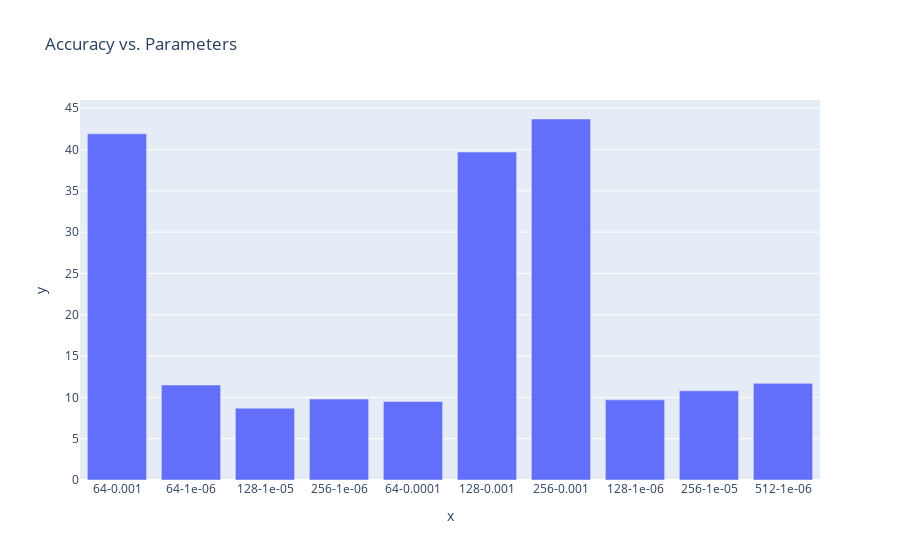

This figure's notebook cell:
### Code cell
px.bar(x=x_values, y=obj_list, title="Accuracy vs. Parameters")

### Figure 1 — Plotly figure (JSON) as saved in the notebook; plotly's stock layout.template omitted (floating-point values rounded to 4 significant figures)
{"data": [{"alignmentgroup": "True", "hovertemplate": "x=%{x}<br>y=%{y}<extra></extra>", "legendgroup": "", "marker": {"color": "#636efa", "pattern": {"shape": ""}}, "name": "", "offsetgroup": "", "orientation": "v", "showlegend": false, "textposition": "auto", "type": "bar", "x": ["64-0.001", "64-1e-06", "128-1e-05", "256-1e-06", "64-0.0001", "128-0.001", "256-0.001", "128-1e-06", "256-1e-05", "512-1e-06"], "xaxis": "x", "y": [41.9, 11.5, 8.7, 9.8, 9.5, 39.7, 43.7, 9.7, 10.8, 11.7], "yaxis": "y"}], "layout": {"barmode": "relative", "legend": {"tracegroupgap": 0}, "title": {"text": "Accuracy vs. Parameters"}, "xaxis": {"anchor": "y", "domain": [0, 1], "title": {"text": "x"}}, "yaxis": {"anchor": "x", "domain": [0, 1], "title": {"text": "y"}}}}
